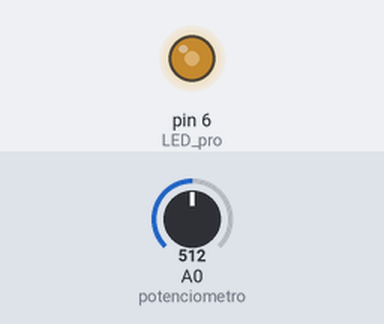
Bench run of a sketch on a simulated Arduino Uno, built with avr-gcc and run on an emulated ATmega328P. Shown: output pins drawn as LEDs (lit = HIGH). Inputs (shaded band) come from the test bench; at power-on: A0 (potenciometro) = 512.

Above: at 1.2 s.
1.3 s: A0 (potenciometro) set to 716
At 2.4 s:
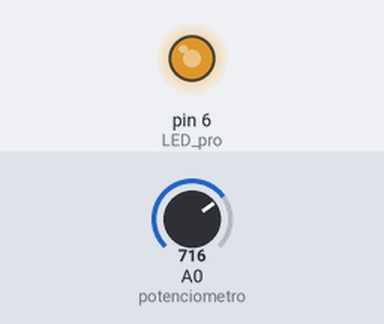
2.8 s: A0 (potenciometro) set to 900
At 3.5 s:
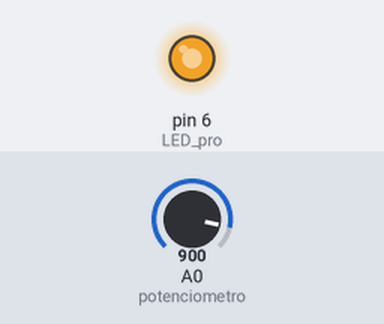
4.3 s: A0 (potenciometro) set to 122
At 4.7 s:
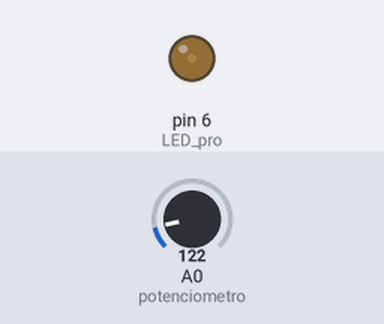
5.8 s: A0 (potenciometro) set to 0
At 7.0 s:
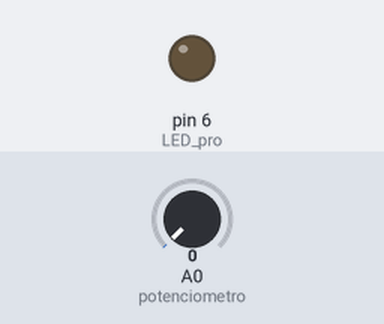
7.3 s: A0 (potenciometro) set to 511
At 8.1 s:
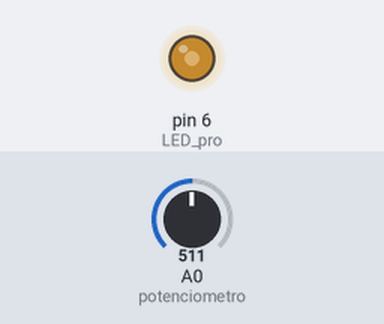
Timing chart, 0 to 9.8 s (numbered marks = the images above; inputs shaded):
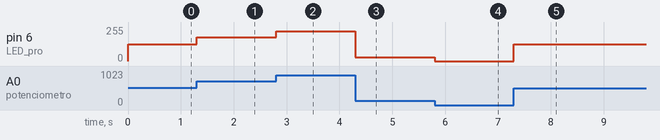

The sketch:

led_CAMBANTE.ino
```cpp
/*
 * Fundacion Kinal
 * Centro educativo tecnico laboral Kinal
 * Electronica
 * Grado: Quinto
 * Sección: A
 * Curso: Taller de electronica digital y reparación de computadoras I
 * Nombre: Javier Andre Gonzalez Barrera
 * Carnet: 2019474
 * Proyecto: Practica #3
*/
#define potenciometro A0
#define LED_pro 6

int luminosidad;
int posicion;

void setup()
{
  pinMode(potenciometro, INPUT);
  pinMode(LED_pro, OUTPUT);
}
void loop()
{
  luminosidad = analogRead(potenciometro);
  posicion = map(luminosidad, 0, 1023, 0, 255);
  analogWrite(LED_pro, posicion);
}
```

Measured:
- after the input at 1.3 s, pin 6 (LED_pro): 127/255 → 178/255 at once
- after the input at 2.8 s, pin 6 (LED_pro): 178/255 → 224/255 at once
- after the input at 4.3 s, pin 6 (LED_pro): 224/255 → 30/255 at once
- after the input at 5.8 s, pin 6 (LED_pro): 30/255 → 0/255 at once
- after the input at 7.3 s, pin 6 (LED_pro): 0/255 → 127/255 at once
